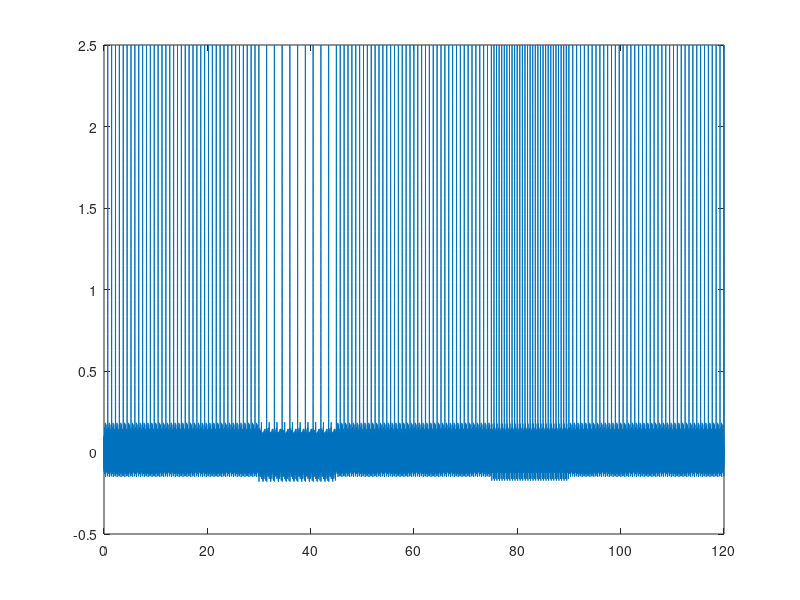

MATLAB code for this plot:
% 1 = 1 ms
% 1 below 50 bpm
% 1 above 100 bpm
% normal 80 bpm 80 beats in 60000

%normal section 750 two beats (80 bpm)
norm_base = 0.1*zeros(700,1);
temp_x = linspace(0,25,25);
norm_peakU = temp_x.*0.1;
norm_peakD = 2.5 - 0.1.*temp_x;
normY = cat(1,awgn(norm_base,25),norm_peakU',norm_peakD');

%slow dying section 1500 two beats (50 bpm)
brady_base = 0.1*zeros(1450,1);
bradyY = cat(1,awgn(brady_base,25),norm_peakU',norm_peakD');

%fast dying section 500 two beats (120 bpm)
tachy_base = 0.1*zeros(450,1);
tachyY = cat(1,awgn(tachy_base,25),norm_peakU',norm_peakD');

%30s living time
normal_sec = normY;
for i = 2:1:40
    normal_sec = cat(1,normal_sec,normY);
end

%15s slow and fast dying
brady_sec = bradyY;
for i = 2:1:10
    brady_sec = cat(1,brady_sec,bradyY);
end

tachy_sec = tachyY;
for i = 2:1:30
    tachy_sec = cat(1,tachy_sec,tachyY);
end

M = zeros(120000,2);
M(:,1) = linspace(0,120,120000);
M(:,2) = cat(1,normal_sec,brady_sec,normal_sec,tachy_sec,normal_sec);
figure(1); clf
plot(M(:,1),M(:,2));
M2 = zeros(240000,2);
M2(:,1) = linspace(0,240,240000);
M2(:,2) = cat(1,M(:,2),M(:,2));

cd('C:\Users\User\bme590hrm');
dlmwrite('full_test.csv',M2,'-append');
